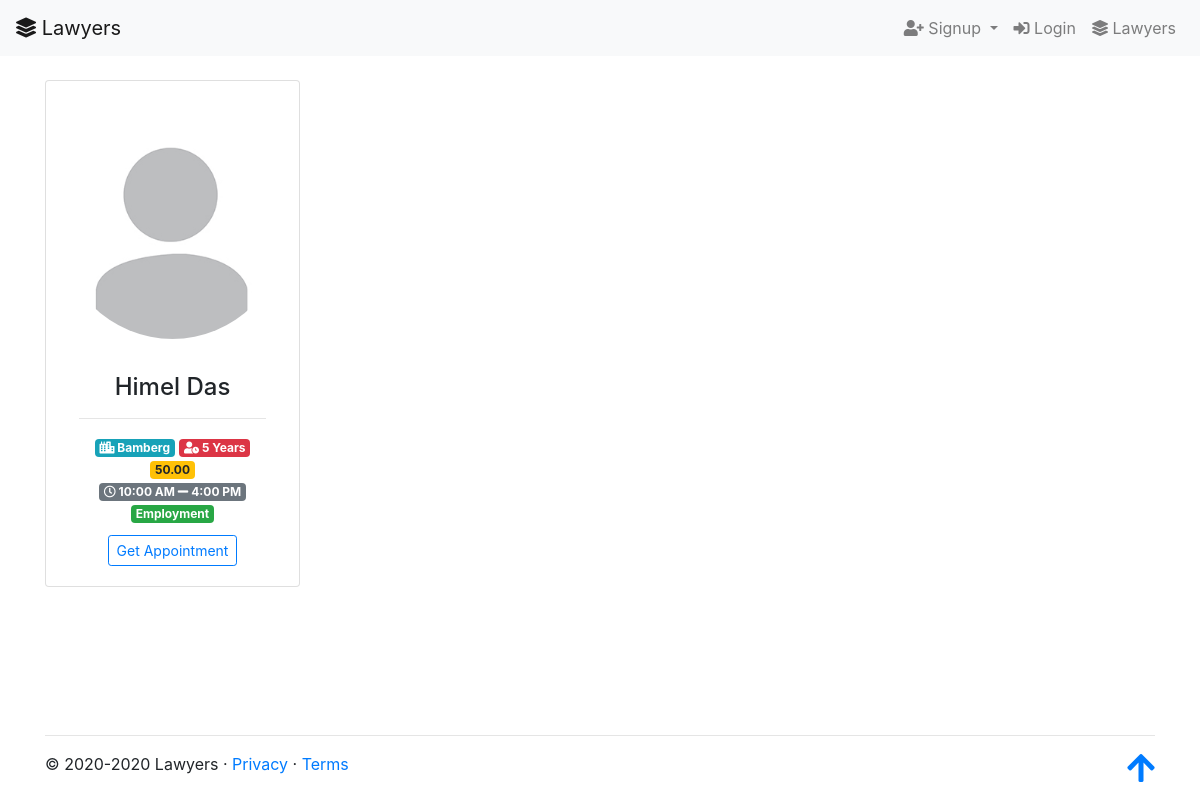
The app's page /lawyers/ with its own data.
### users/models.py (models this page shows, shortened)
class LawyerProfile(models.Model):
    user = models.OneToOneField(User, on_delete=models.CASCADE)
    about = models.TextField(max_length=500)
    experience = models.IntegerField(verbose_name="Experience in Year")
    categories = models.ManyToManyField(Category)
    DAYS_OF_WEEK = (
        (0, 'Monday'),
        (1, 'Tuesday'),
        (2, 'Wednesday'),
        (3, 'Thursday'),
        (4, 'Friday'),
        (5, 'Saturday'),
        (6, 'Sunday'),
    )
    days = MultiSelectField(choices=DAYS_OF_WEEK,
                            max_choices=6, verbose_name="Working Days")
    time_start = models.TimeField(verbose_name="Office Hours Start")
    time_end = models.TimeField(verbose_name="Office Hours End")
    fee = MoneyField(max_digits=10, decimal_places=2, default_currency='EUR',
                     validators=[
                         MinMoneyValidator(0),
                         MaxMoneyValidator(400000),
                         MaxMoneyValidator({'EUR': 4000, 'USD': 4000}),
                     ],
                     verbose_name="Consultation Fee")
    document = models.ImageField(upload_to=user_dir_lawyer,
                                 verbose_name="Official Document",
                                 validators=[file_size])
    is_verified = models.BooleanField(default=False)

class User(AbstractUser):
    first_name = models.CharField(
        max_length=FIRST_NAME_MAX_LENGTH, verbose_name="First Name")
    last_name = models.CharField(
        max_length=LAST_NAME_MAX_LENGTH, verbose_name="Last Name")
    GENDER_CHOICES = [('', 'Select'), ('F', 'Female'),
                      ('M', 'Male'), ('O', 'Other')]
    user_type = models.CharField(max_length=1, choices=USER_TYPE_CHOICES,
                                 default=CUSTOMER, verbose_name="User Type")
    gender = models.CharField(max_length=1, choices=GENDER_CHOICES, )
    pro_pic = models.ImageField(default=user_default_pro_pic,
                                upload_to=user_dir,
                                verbose_name="Profile Picture",
                                validators=[file_size])

class Address(models.Model):
    user = models.OneToOneField(User, on_delete=models.CASCADE)
    flat_number = models.CharField(
        max_length=10, blank=True, verbose_name="Flat Number")
    apartment_number = models.CharField(
        max_length=10, blank=True, verbose_name="Apartment Number")
    street = models.CharField(max_length=100)
    city = models.CharField(max_length=20)
    state = models.CharField(max_length=20)
    postal_code = models.IntegerField(
        validators=[MaxValueValidator(9999999999)],
        verbose_name="Postal Code")
    country = CountryField(blank_label='Select')

class Category(models.Model):
    name = models.CharField(max_length=CATEGORY_MAX_LENGTH)

### core/views/lawyers.py (the view)
class LawyerProfileListView(ListView):
    model = LawyerProfile
    template_name = 'core/lawyers.html'
    context_object_name = 'lawyerprofiles'

### templates/core/lawyers.html (shortened to what this page needs)
{% extends "base.html" %}
{% load i18n %}
{% block content %}
<div class="container">
    <div class="row mt-4 mb-4">
        {% for lawyerprofile in lawyerprofiles %}
        <div class="col-lg-3 col-md-4 col-sm-6">
            <section>
                <div class="card text-center">
                    <a href="{% url 'core:lawyer' lawyerprofile.id %}" class="btn">
                        <div class="avatar mx-auto white mt-4">
                            <img src="{{ lawyerprofile.user.pro_pic.url }}" class="rounded-circle img-fluid" alt="Profile Avatar">
                        </div>
                        <div class="card-body">
                            <h4 class="card-title">
                                {{ lawyerprofile.user.get_full_name }}
                            </h4>
                            <hr>
                            <div>
                                <span class="badge badge-info">
                                    <i class="fas fa-city"></i>
                                    {{ lawyerprofile.user.address.city }}
                                </span>
                                <span class="badge badge-danger">
                                    <i class="fas fa-user-clock"></i>
                                    {{ lawyerprofile.experience }} Years
                                </span>
                                <span class="badge badge-warning">{{ lawyerprofile.fee }}</span>
                                <span class="badge badge-secondary">
                                    <i class="far fa-clock"></i>
                                    {{ lawyerprofile.time_start|date:'g:i A' }}
                                    <i class="fas fa-minus"></i>
                                    {{ lawyerprofile.time_end|date:'g:i A' }}
                                </span>
                            </div>
                            <div>
                                {% for category in lawyerprofile.categories.all %}
                                    <span class="badge badge-success">{{ category.name }}</span>
                                {% endfor %}
                            </div>
                            {% if not user.is_lawyer %}
                                <a href="{% url 'core:appointment_create' lawyerprofile.user.id %}"
                                    class="btn btn-sm btn-outline-primary" role="button">
                                    Get Appointment
                                </a>
                            {% endif %}
                        </div>
                    </a>
                </div>
            </section>
        </div>
        {% endfor %}
    </div>
</div>
{% endblock content %}

### static_files/core/css/style.css (style rules this page uses)
.badge { margin-bottom: 0.25rem; }

### records on screen
LawyerProfile: user.pro_pic (picture), user.get_full_name "Himel Das", user.address.city "Bamberg", experience "5", fee "50.00", time_start "10:00 AM", time_end "4:00 PM"
Category: name "Employment"
